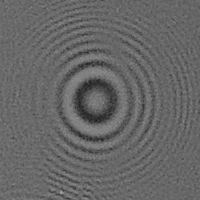
#> input picture U01.png, 200 x 200 px
$ python main2.py
#> lines starting #> are read from the running program, lines starting #| are printed output that depends on the picture
### holography_functions2.py
# -*- coding: utf-8 -*-
"""
Created on Thu Jan 11 23:00:05 2024

@author: aad
"""

import numpy as np
from PIL import Image
import matplotlib.pyplot as plt
from matplotlib.gridspec import GridSpec

def precompute_ft_terms(Nx, Ny):
    return np.exp(1j * np.pi * (np.arange(Nx)[:, None] + np.arange(Ny)))

# [5 lines left out: function precompute_propagator_constants, not called in this run]

def FT2Dc(in_val):
    Nx, Ny = in_val.shape
    f1 = np.zeros((Nx, Ny), dtype=complex)
    for ii in range(Nx):
        for jj in range(Ny):
            f1[ii, jj] = np.exp(1j * np.pi * (ii + jj))

    FT = np.fft.fft2(f1 * in_val)
    out = f1 * FT
    return out

def IFT2Dc(in_val):
    Nx, Ny = in_val.shape
    f1 = np.zeros((Nx, Ny), dtype=complex)
    for ii in range(Nx):
        for jj in range(Ny):
            f1[ii, jj] = np.exp(-1j * np.pi * (ii + jj))

    IFT = np.fft.ifft2(f1 * in_val)
    out = f1 * IFT
    return out

# [37 lines left out: functions unwrap_phase, get_reliability, get_edges, not called in this run]

def Propagator(N, lambda_val, area, z):
    p = np.zeros((N, N), dtype=complex)
    for ii in range(N):
        for jj in range(N):
            alpha = lambda_val * (ii - N / 2 - 1) / area
            beta = lambda_val * (jj - N / 2 - 1) / area
            if alpha**2 + beta**2 <= 1:
                p[ii, jj] = np.exp(2j * np.pi * z * np.sqrt(1 - alpha**2 - beta**2) / lambda_val)
    return p

# [4 lines left out: function normalize_and_save_image, not called in this run]

def calculate_phase_range(phh):
    return np.abs(np.max(phh) - np.min(phh))

# [50 lines left out: functions find_best_focus, reconstruct_and_plot, not called in this run]

### main2.py
# -*- coding: utf-8 -*-
"""
Created on Thu Jan 11 22:58:10 2024

@author: aad
"""

import numpy as np
from PIL import Image
import matplotlib.pyplot as plt
from holography_functions2 import FT2Dc, IFT2Dc, Propagator

# Parameters
N = 200
Iterations = 20
wavelength = 530e-9
area = 0.0045
z = 0.61

# Read hologram
hologram = np.array(Image.open('U01.png')).astype(float)
measured = np.sqrt(hologram)
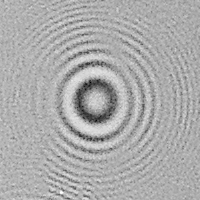
#> measured: shape (200, 200) float64; min 5, max 12.57, mean 10.11; drawn with min black and max white


prop = Propagator(N, wavelength, area, z)
phase = np.zeros((N, N))

# Iterative reconstruction
plt.figure(figsize=(10, 20))

for kk in range(Iterations):
    print(f'Iteration: {kk + 1}')
    field_detector = measured * np.exp(1j * phase)
    t = IFT2Dc(FT2Dc(field_detector) * np.conj(prop))
    am = np.abs(t)
    ph = np.angle(t)
    abso = -np.log(am)

    # Apply constraint in the object plane
    abso[abso < 0] = 0
    ph[abso < 0] = 0
    am = np.exp(-abso)

    # Update transmission function in the object plane
    t = am * np.exp(1j * ph)

    # Calculate complex-valued wavefront in the detector plane
    field_detector_updated = IFT2Dc(FT2Dc(t) * prop)
    amplitude = np.abs(field_detector_updated)
    phase = np.angle(field_detector_updated)


    field_detector_amp = measured * np.exp(1j * phase)
    t_amp  = IFT2Dc(FT2Dc(field_detector_amp) * np.conj(prop))
    am_amp = np.abs(t_amp)

    # Clear the previous figure and create new subplots
    plt.clf()
    plt.subplot(2, 1, 1)
    plt.imshow(am_amp, cmap='gray')
    plt.title(f'Reconstructed Amplitude (Iteration {kk + 1})')
    plt.colorbar()

    plt.subplot(2, 1, 2)
    plt.imshow(ph, cmap='gray')
    plt.title(f'Reconstructed Phase (Iteration {kk + 1})')
    plt.colorbar()

    # This command updates the figure with the new plots
    plt.pause(0.1)  # you can adjust the pause time as needed
#> this loop made 20 passes
#> pass 1, `am = np.abs(t)`:
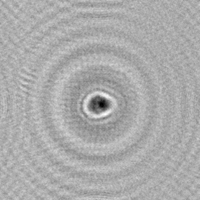
#> am: shape (200, 200) float64; min 3.81, max 13.17, mean 10.12; drawn with min black and max white
#> pass 1, `abso = -np.log(am)`:
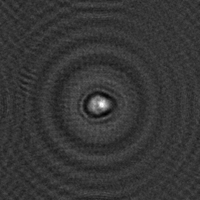
#> abso: shape (200, 200) float64; min -2.58, max -1.34, mean -2.31; drawn with min black and max white
#> pass 1, `plt.pause(0.1)`:
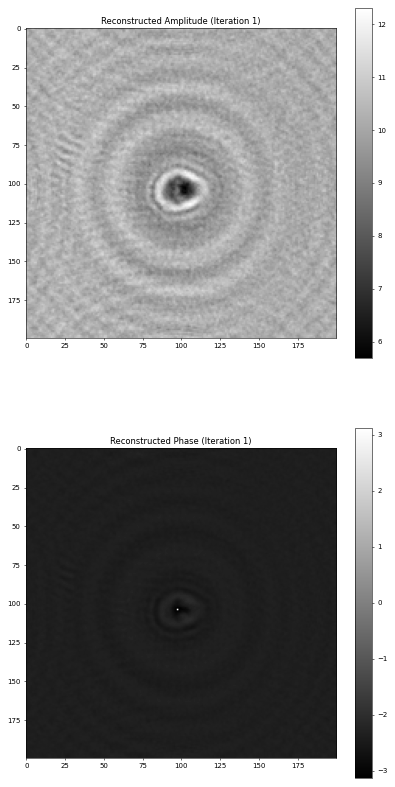
#> figure drawn by matplotlib, 4 panels
#> after the loop: abso: shape (200, 200) float64; every value is 0
#> after the loop:
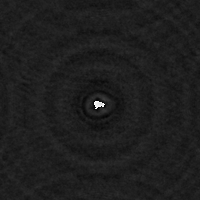
#> ph: shape (200, 200) float64; min -3.14, max 3.14, mean -2.38; drawn with min black and max white

# After all iterations, you may want to show the final figure
plt.show()
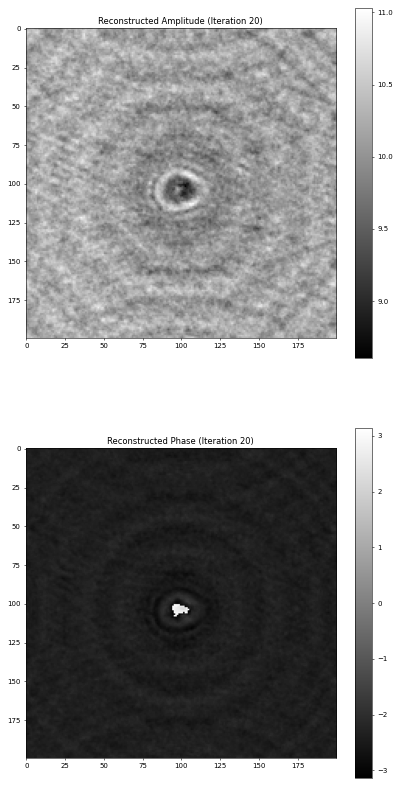
#> figure drawn by matplotlib, 4 panels


# Save reconstructed amplitude and phase
amplitude_norm = (am_amp - np.min(am_amp)) / (np.max(am_amp) - np.min(am_amp))
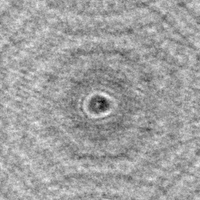
#> amplitude_norm: shape (200, 200) float64; min 0, max 1, mean 0.63
Image.fromarray((amplitude_norm * 255).astype(np.uint8)).save('reconstructed_amplitude.jpg')

phase_norm = (ph - np.min(ph)) / (np.max(ph) - np.min(ph))
Image.fromarray((phase_norm * 255).astype(np.uint8)).save('reconstructed_phase.jpg')
